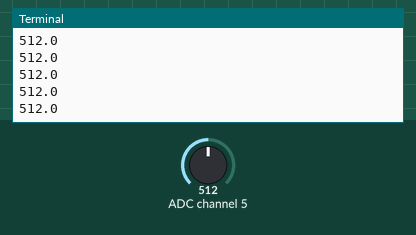
Bench run of a program on a simulated Raspberry Pi (BCM pin numbers). Shown: the last lines printed to the terminal. The inputs (shaded band) are chosen by the test bench; at power-on: ADC channel 5 = 512 (analog values on the 0–1023 scale).

Above: at 1.2 s.
1.3 s: ADC channel 5 set to 716
At 1.31 s:
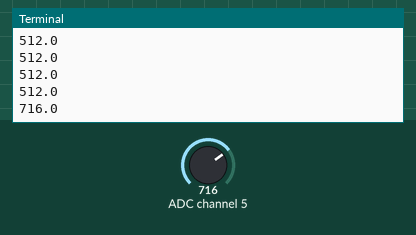
2.8 s: ADC channel 5 set to 900
At 2.81 s:
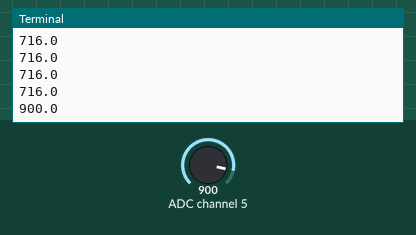
Timing chart, 0 to 5.8 s (numbered marks = the images above; inputs shaded):
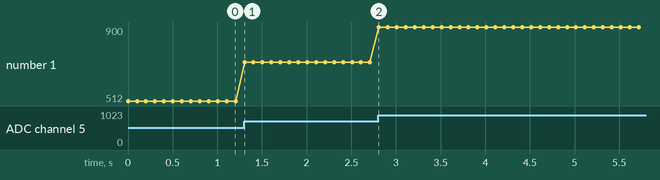

Measured:
- after the input at 1.3 s, the terminal: prints a new line at once (image 1)
- after the input at 2.8 s, the terminal: prints a new line at once (image 2)
- plotted number 1: 512 → 716 after the input at 1.3 s, 716 → 900 after the input at 2.8 s

The program:

analog_gpio.py
```python
import RPi.GPIO as GPIO
import pprint
import time
import numpy

GPIO.setwarnings(False)
GPIO.setmode(GPIO.BCM)
#GPIO.setmode(GPIO.BOARD)
SPICLK = 18
SPIMISO = 23
SPIMOSI = 24
SPICS = 25

GPIO.setup(SPIMOSI, GPIO.OUT)
GPIO.setup(SPIMISO, GPIO.IN)
GPIO.setup(SPICLK, GPIO.OUT)
GPIO.setup(SPICS, GPIO.OUT)


# read SPI data from MCP3008 chip, 8 possible adc's (0 thru 7)
def readadc(adcnum, clockpin, mosipin, misopin, cspin):
        if ((adcnum > 7) or (adcnum < 0)):
                return -1
        GPIO.output(cspin, True)

        GPIO.output(clockpin, False)  # start clock low
        GPIO.output(cspin, False)     # bring CS low

        commandout = adcnum
        commandout |= 0x18  # start bit + single-ended bit
        commandout <<= 3    # we only need to send 5 bits here
        for i in range(5):
                if (commandout & 0x80):
                        GPIO.output(mosipin, True)
                else:
                        GPIO.output(mosipin, False)
                commandout <<= 1
                GPIO.output(clockpin, True)
                GPIO.output(clockpin, False)

        adcout = 0
        # read in one empty bit, one null bit and 10 ADC bits
        for i in range(12):
                GPIO.output(clockpin, True)
                GPIO.output(clockpin, False)
                adcout <<= 1
                if (GPIO.input(misopin)):
                        adcout |= 0x1

        GPIO.output(cspin, True)

        adcout /= 2       # first bit is 'null' so drop it
        return adcout

ma = 0
while(True):
	# input from pin_in
        input_value = readadc(5, SPICLK, SPIMOSI, SPIMISO, SPICS)
	print(input_value)
	#w = numpy.ones(input_value,'d')
	#y = numpy.convolve(w/w.sum(),input_value,mode='valid')
	#print(y.sum())
	#print(input_value);
	#if 0 != input_value:
	#	pprint.pprint("Movement: " + str(input_value))
	time.sleep(1/10)
```
